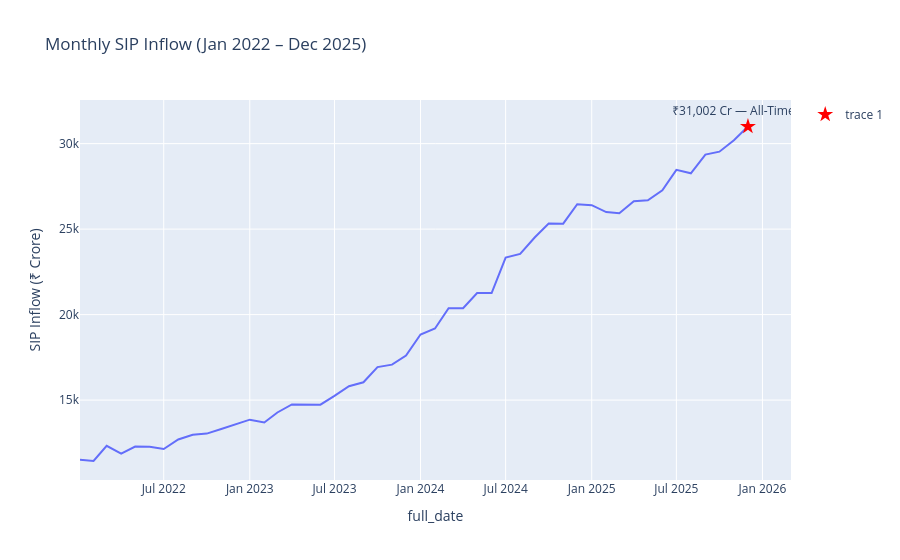

The cell this chart's notebook holds for it:
### Code cell
sip_sorted = sip.sort_values("full_date")

fig3 = px.line(sip_sorted, x="full_date", y="sip_inflow_crore",
               title="Monthly SIP Inflow (Jan 2022 – Dec 2025)")
fig3.add_scatter(x=["2025-12-01"], y=[31002], mode="markers+text",
                  text=["₹31,002 Cr — All-Time High"], textposition="top center",
                  marker=dict(size=12, color="red", symbol="star"))
fig3.update_layout(yaxis_title="SIP Inflow (₹ Crore)")
fig3.show()
plt.savefig(REPORTS_DIR / "03_sip_inflow.png", dpi=150)

### Figure 1 — Plotly figure (JSON) as saved in the notebook; plotly's stock layout.template omitted (floating-point values rounded to 4 significant figures)
{"data": [{"hovertemplate": "full_date=%{x}<br>sip_inflow_crore=%{y}<extra></extra>", "legendgroup": "", "line": {"color": "#636efa", "dash": "solid"}, "marker": {"symbol": "circle"}, "mode": "lines", "name": "", "orientation": "v", "showlegend": false, "type": "scatter", "x": ["2022-01-03T00:00:00", "2022-02-01T00:00:00", "2022-03-01T00:00:00", "2022-04-01T00:00:00", "2022-05-01T00:00:00", "2022-06-01T00:00:00", "2022-07-01T00:00:00", "2022-08-01T00:00:00", "2022-09-01T00:00:00", "2022-10-01T00:00:00", "2022-11-01T00:00:00", "2022-12-01T00:00:00", "2023-01-01T00:00:00", "2023-02-01T00:00:00", "2023-03-01T00:00:00", "2023-04-01T00:00:00", "2023-05-01T00:00:00", "2023-06-01T00:00:00", "2023-07-01T00:00:00", "2023-08-01T00:00:00", "2023-09-01T00:00:00", "2023-10-01T00:00:00", "2023-11-01T00:00:00", "2023-12-01T00:00:00", "2024-01-01T00:00:00", "2024-02-01T00:00:00", "2024-03-01T00:00:00", "2024-04-01T00:00:00", "2024-05-01T00:00:00", "2024-06-01T00:00:00", "2024-07-01T00:00:00", "2024-08-01T00:00:00", "2024-09-01T00:00:00", "2024-10-01T00:00:00", "2024-11-01T00:00:00", "2024-12-01T00:00:00", "2025-01-01T00:00:00", "2025-02-01T00:00:00", "2025-03-01T00:00:00", "2025-04-01T00:00:00", "2025-05-01T00:00:00", "2025-06-01T00:00:00", "2025-07-01T00:00:00", "2025-08-01T00:00:00", "2025-09-01T00:00:00", "2025-10-01T00:00:00", "2025-11-01T00:00:00", "2025-12-01T00:00:00"], "xaxis": "x", "y": [11517, 11438, 12328, 11863, 12286, 12276, 12140, 12694, 12976, 13040, 13306, 13573, 13856, 13687, 14276, 14749, 14749, 14734, 15245, 15814, 16042, 16928, 17073, 17610, 18838, 19187, 20371, 20371, 21262, 21262, 23332, 23547, 24509, 25323, 25320, 26459, 26400, 25999, 25926, 26632, 26688, 27274, 28464, 28265, 29361, 29529, 30200, 31002], "yaxis": "y"}, {"marker": {"color": "red", "size": 12, "symbol": "star"}, "mode": "markers+text", "text": ["₹31,002 Cr — All-Time High"], "textposition": "top center", "type": "scatter", "x": ["2025-12-01"], "y": [31002]}], "layout": {"legend": {"tracegroupgap": 0}, "title": {"text": "Monthly SIP Inflow (Jan 2022 – Dec 2025)"}, "xaxis": {"anchor": "y", "domain": [0, 1], "title": {"text": "full_date"}}, "yaxis": {"anchor": "x", "domain": [0, 1], "title": {"text": "SIP Inflow (₹ Crore)"}}}}
